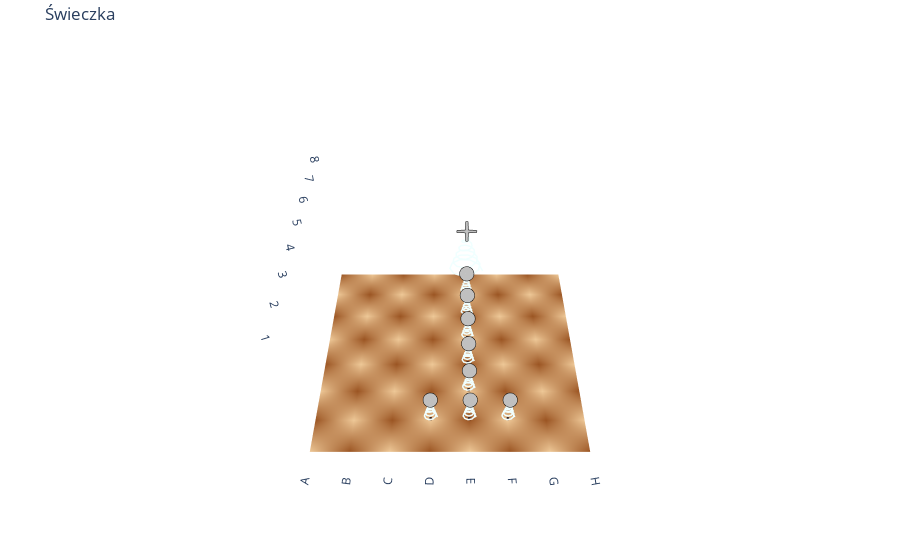

The cell this chart's notebook holds for it:
### Code cell
visualize_chess_spirals(pozycje["FEN"][1],pozycje["Nazwa"][1])
